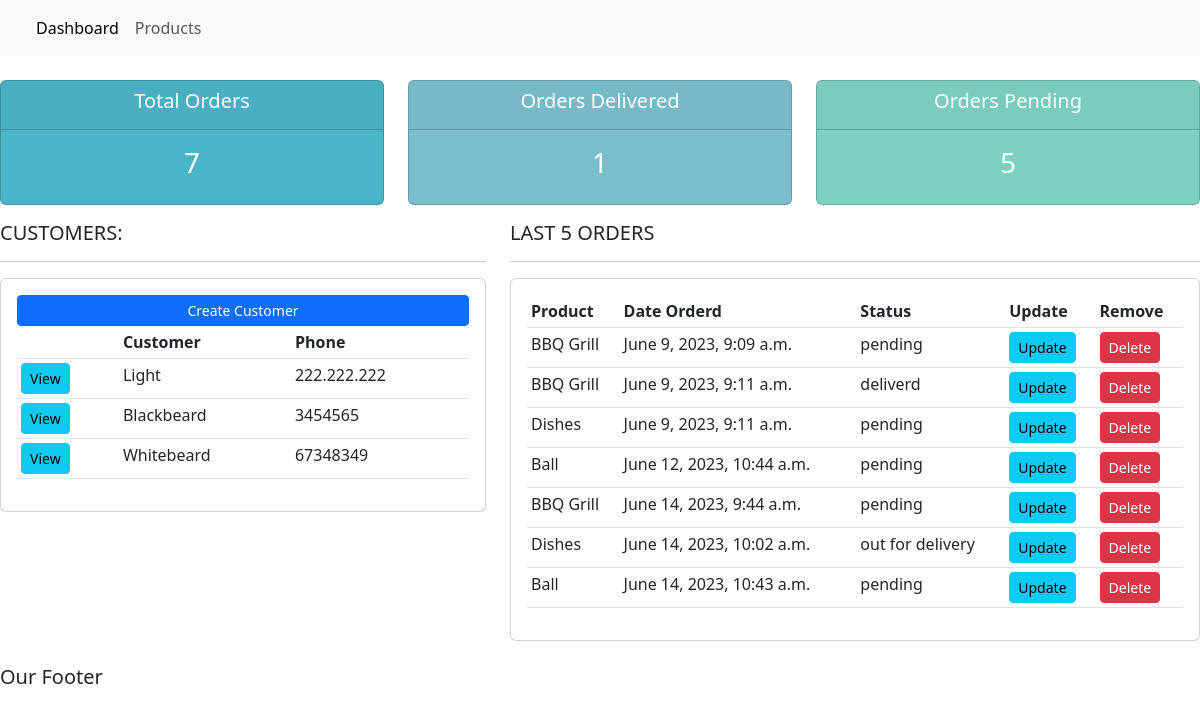
/, run on an earlier commit of the app's database.
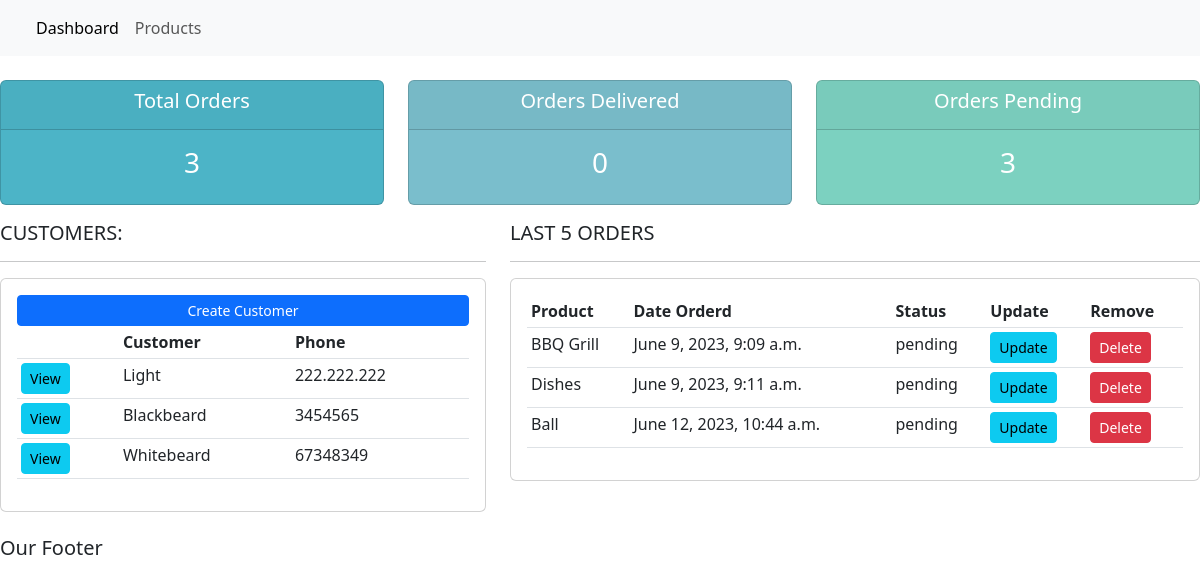
And on a later commit of the database.
### Accounts/models.py (models this page shows, shortened)
class Customer(models.Model):
    name = models.CharField(max_length = 200, null=True)
    phone = models.CharField(max_length = 200, null=True)
    email = models.CharField(max_length = 200, null=True)
    date_created = models.DateTimeField(auto_now_add=True)

class Order(models.Model):
    STATUS = (
        ('pending','pending'),
        ('out for delivery','out for delivery'),
        ('deliverd','deliverd'),
    )
    customer = models.ForeignKey(Customer, null=True, on_delete=models.SET_NULL)
    product = models.ForeignKey(Product, null=True, on_delete=models.SET_NULL)
    date_created = models.DateTimeField(auto_now_add=True)
    status = models.CharField(max_length=200,null=True,choices=STATUS)
    note = models.CharField(max_length=1000, null=True)

class Product(models.Model):
    CATEGORY =(
        ('indoor','indoor'),
        ('outdoor','outdoor'),
    )
    name = models.CharField(max_length = 200, null=True)
    price = models.FloatField(null=True)
    category = models.CharField(max_length = 200, null=True, choices= CATEGORY)
    description = models.CharField(max_length = 200, null=True, blank = True)
    date_created = models.DateTimeField(auto_now_add=True)
    tags = models.ManyToManyField(Tag)
    def __str__(self):
        return self.name

### Accounts/views.py (the view)
# urls.py: path('',views.home,name="home"),
def home(request):
    orders = Order.objects.all()
    customer = Customer.objects.all()
    total_customers = customer.count()
    total_orders = orders.count()
    delivered = orders.filter(status = 'deliverd').count()
    pending = orders.filter(status = 'pending').count()
    context = {'orders':orders,'customer':customer,'total_customers':total_customers,
                'total_orders':total_orders,'delivered':delivered,'pending':pending}
    return render(request, 'Accounts/dashboard.html',context)

### Accounts/templates/Accounts/dashboard.html
{% extends 'Accounts/index.html'%}
{% block content %}
{%  include 'Accounts/status.html' %}
<div class="row">
	<div class="col-md-5">
		<h5>CUSTOMERS:</h5>
		<hr>
		<div class="card card-body">
			<a class="btn btn-primary  btn-sm btn-block" href="">Create Customer</a>
			<table class="table table-sm">
				<tr>
					<th></th>
					<th>Customer</th>
					<th>Phone</th>
				</tr>
				{% for customer in customer %}
				<tr>
					<td><a class='btn btn-sm btn-info'    href="{% url 'customer' customer.id%}">View</a></td>
					<td>{{customer.name}}</td>
					<td>{{customer.phone}}</td>
				</tr>
				{% endfor%}
			</table>
		</div>
	</div>
	<div class="col-md-7">
		<h5>LAST 5 ORDERS</h5>
		<hr>
		<div class="card card-body">
			<table class="table table-sm">
				<tr>
					<th>Product</th>
					<th>Date Orderd</th>
					<th>Status</th>
					<th>Update</th>
					<th>Remove</th>
				</tr>
				{% for order in orders %}
				<tr>
					<td>{{order.product}}</td>
					<td>{{order.date_created}}</td>
					<td>{{order.status}}</td>
					<td><a class='btn btn-sm btn-info' href="{% url 'update_order' order.id%}">Update</a></td>
					<td><a class='btn btn-sm btn-danger' href="{% url 'delete_order' order.id%}">Delete</a></td>
				</tr>
				{% endfor%}
			</table>
		</div>
	</div>
</div>
{% endblock %}

### Accounts/templates/Accounts/index.html (shortened to what this page needs)
{% load static %}
<!DOCTYPE html>
<html>
    <head>
        <link rel="stylesheet"  type = "text/css"    href="{% static 'css/main.css' %}">
        <link href="https://cdn.jsdelivr.net/npm/bootstrap@5.3.0/dist/css/bootstrap.min.css" rel="stylesheet">
    </head>
    <body>
        {% include 'Accounts/navbar.html'%}
        {% block content %}
        {% endblock %}
        <br>
        <h5>Our Footer</h5>
    </body>
</html>

### Accounts/templates/Accounts/navbar.html (shortened to what this page needs)
{% load static %}
<nav class="navbar navbar-expand-lg bg-body-tertiary">
    <div class="container-fluid">
      <div class="collapse navbar-collapse" id="navbarNav">
        <ul class="navbar-nav">
          <li class="nav-item">
            <a class="nav-link active" aria-current="page" href="{% url 'home'%}">Dashboard</a>
          </li>
          <li class="nav-item">
            <a class="nav-link" href="{%url 'products'%}">Products</a>
          </li>
        </ul>
      </div>
    </div>
  </nav>

### Accounts/templates/Accounts/status.html
<br>
<div class="row">
	<div class="col">
		<div class="col-md">
			<div class="card text-center text-white  mb-3" id="total-orders">
			  	<div class="card-header">
			  		<h5 class="card-title">Total Orders</h5>
			  	</div>
			  	<div class="card-body">
			    	<h3 class="card-title">{{total_orders}}</h3>
			  	</div>
			</div>
		</div>
	</div>
	<div class="col">
		<div class="col-md">
			<div class="card text-center text-white  mb-3" id="orders-delivered">
			  	<div class="card-header">
			  		<h5 class="card-title">Orders Delivered</h5>
			  	</div>
			  	<div class="card-body">
			    	<h3 class="card-title">{{delivered}}</h3>
			  	</div>
			</div>
		</div>
	</div>
	<div class="col">
		<div class="col-md">
			<div class="card text-center text-white  mb-3" id="orders-pending">
			  	<div class="card-header">
			  		<h5 class="card-title">Orders Pending</h5>
			  	</div>
			  	<div class="card-body">
			    	<h3 class="card-title">{{pending}}</h3>
			  	</div>
			</div>
		</div>
	</div>
</div>

### static/css/main.css (style rules this page uses)
body { background-color: #ebeff5; }
#total-orders { background-color: #4cb4c7; }
#orders-delivered { background-color: #7abecc; }
#orders-pending { background-color: #7CD1C0; }

What changed in the data, as far as the page shows it:
removed Order: product "BBQ Grill", date_created "June 9, 2023, 9:11 a.m.", status "deliverd"
removed Order: product "BBQ Grill", date_created "June 14, 2023, 9:44 a.m.", status "pending"
removed Order: product "Dishes", date_created "June 14, 2023, 10:02 a.m.", status "out for delivery"
removed Order: product "Ball", date_created "June 14, 2023, 10:43 a.m.", status "pending"
Also different on the page:
{{ total_orders }}: "7" → "3"
{{ delivered }}: "1" → "0"
{{ pending }}: "5" → "3"
